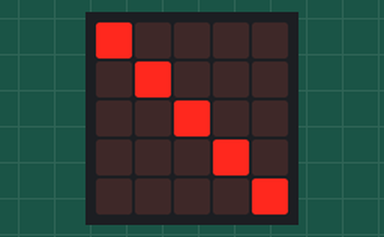
Bench run of a program on a simulated BBC micro:bit running MicroPython. Shown: the board's 5×5 LED display.

Above: at 0.1 s.
At 0.6 s:
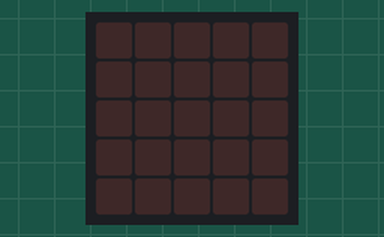

The program:

01_-_blinky_lights.py
```python
from microbit import *

lights_on = Image(
            "90000:"
            "09000:"
            "00900:"
            "00090:"
            "00009")

while True:
    display.show(lights_on)
    sleep(500)
    display.clear()
    sleep(500)
```

Measured:
- what the display in image 1 shows lasts 0.5 s, from 0.5 s to 1.0 s
